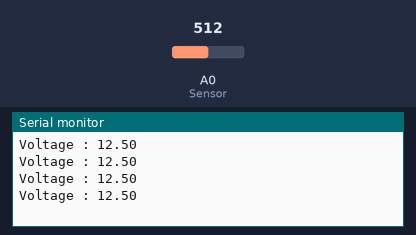
Recording of a sketch running on a simulated Arduino Uno, built with avr-gcc and run on an emulated ATmega328P. Parts: the last lines printed to the serial monitor. The test bench sets the inputs (shaded band); at power-on: A0 (Sensor) = 512.

Above: at 1.2 s.
1.3 s: A0 (Sensor) set to 716
At 1.71 s:
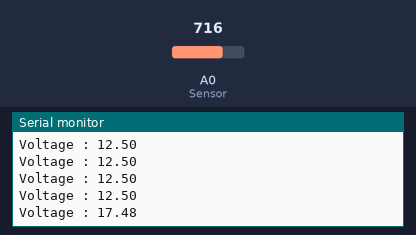
2.8 s: A0 (Sensor) set to 900
At 2.91 s:
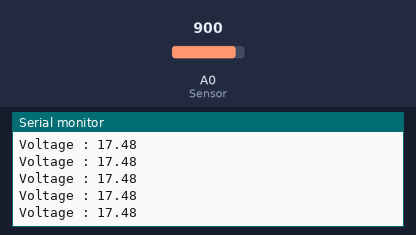
Timing chart, 0 to 5.8 s (numbered marks = the images above; inputs shaded):
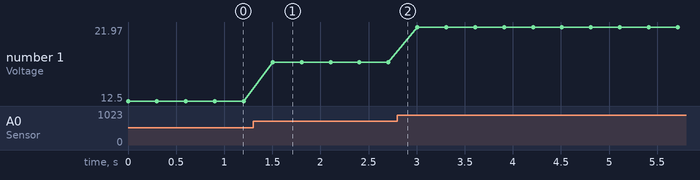

The sketch:

voltage_mega.ino
```cpp
#define Sensor A0
float vOUT = 0.0;
float vIN = 0.0;
float R1 = 30000.0;
float R2 = 7500.0;

void setup() {
  Serial.begin(9600);
}
void loop() {
  int value = analogRead(Sensor);
  vOUT = (value * 5.0) / 1024.0;
  vIN = vOUT / (R2 / (R1 + R2));
  Serial.print("Voltage : ");
  Serial.println(vIN);
  delay(300);
}
```

Measured:
- after the input at 1.3 s, the serial monitor: prints a new line after 0.20 s (image 1)
- plotted number 1: 12.5 → 17.48 after the input at 1.3 s, 17.48 → 21.97 after the input at 2.8 s
